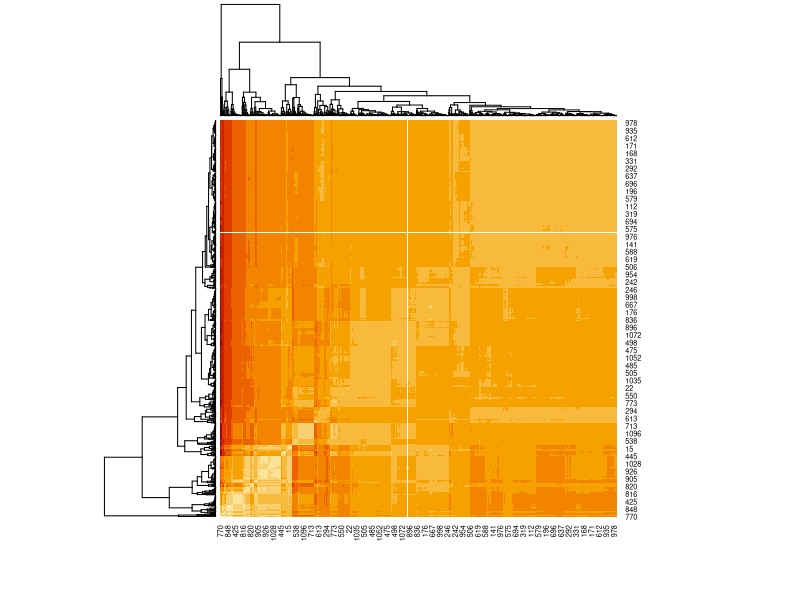
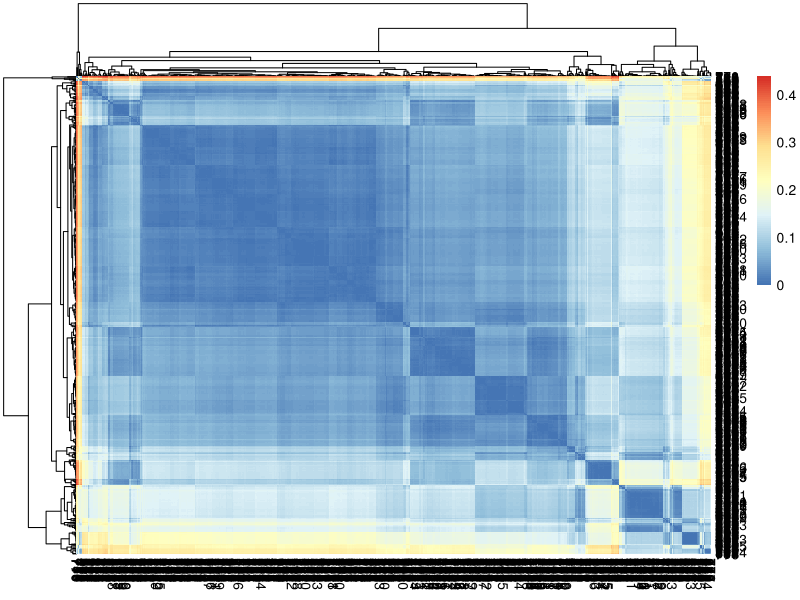
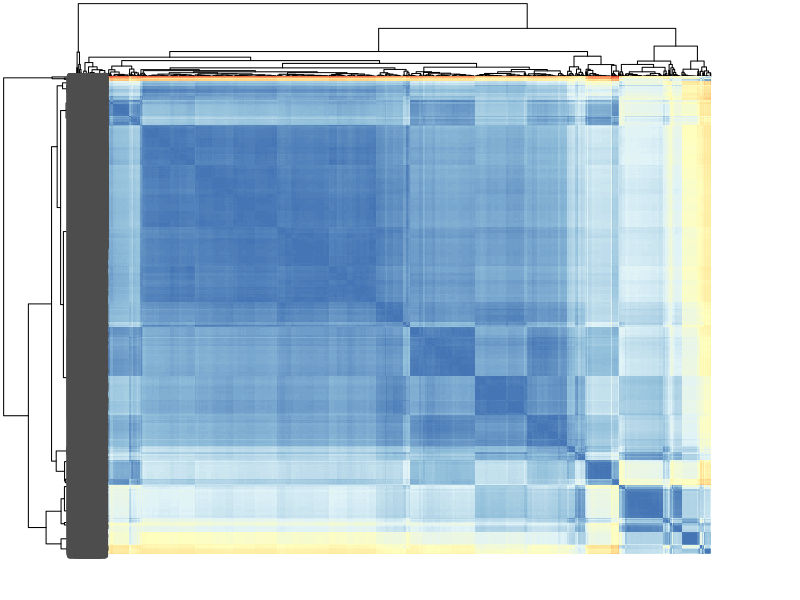

The R source for these figures, in order: (Note: a time limit stopped this script after it produced the figures.)
data<- read.csv("hsinchu.csv", header = TRUE)
popMatrix<-as.matrix(dist(data[,c(3,2)]))

heatmap(popMatrix)

if(!require(pheatmap)) install.packages("pheatmap")
library(pheatmap)
pheatmap(popMatrix)
pheatmap(popMatrix, display_numbers = TRUE)
